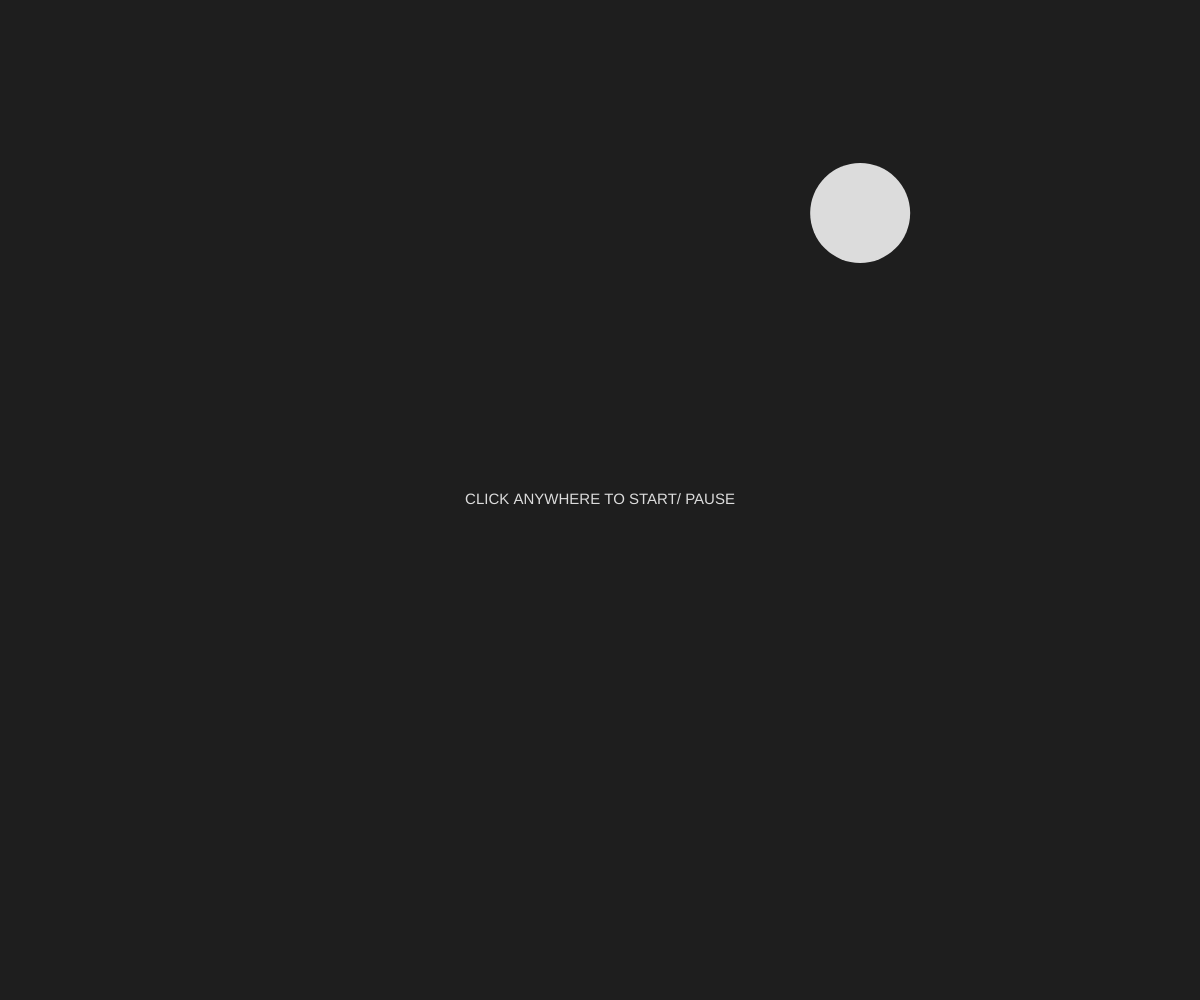
Frame 1 (no input)
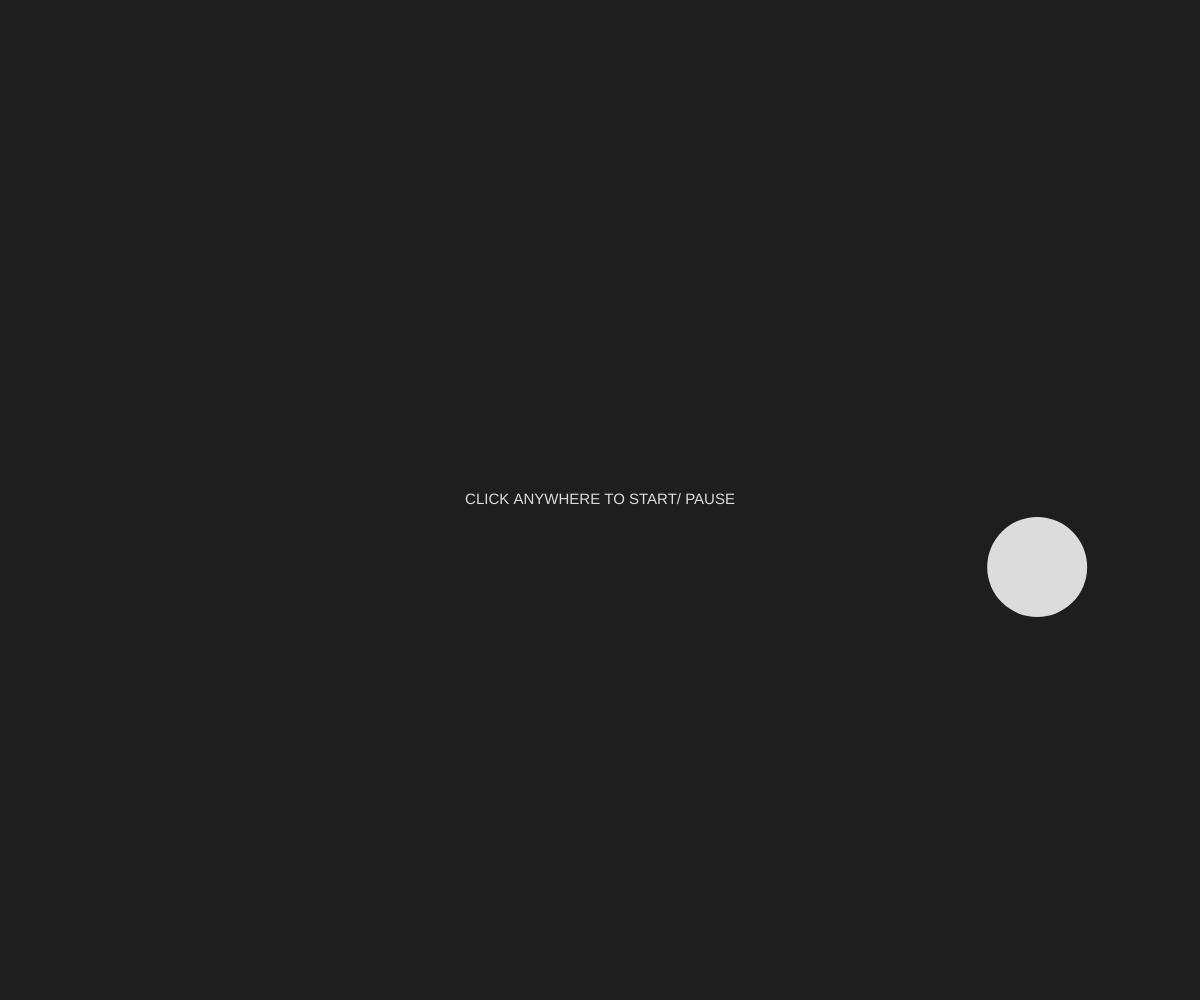
Frame 60 (no input)
Frame 120 (the mouse pressed at the canvas centre since frame 60): identical to frame 60, image omitted

The p5.js sketch that drew these frames (run headless with seeded random() and noise() and a simulated clock; from frame 60 on, the mouse is pressed at the canvas centre):

// p5.js sketch
// ── sketch.js
let x=0;
let y=0;
let dx=1;
let dy=1;

let speed=3;

function setup() {
  createCanvas(windowWidth, windowHeight);
  x=random(width);
  y=random(height);
}

function draw() {
  background(30);
  noStroke();

  fill(220);
  textAlign(CENTER, CENTER);
  textSize(15);
  text('CLICK ANYWHERE TO START/ PAUSE', 0.5*windowWidth, 0.5*windowHeight);

  if(dx===1){
    if(x>width-50){ dx=-1}
    x=x+speed;
  } else if(dx===-1){
    if(x<50){ dx=1}
    x=x-speed;
  }

  if(dy===1){
    if(y>height-50){ dy=-1}
    y=y+2*speed;
  } else if(dy===-1){
    if(y<50){ dy=1}
    y=y-2*speed;
  }

  ellipse(x,y,100,100);
}

function mousePressed(){
  if(speed === 3){
    speed=0;
  } else if(speed === 0){
    speed=3;
  }
}
